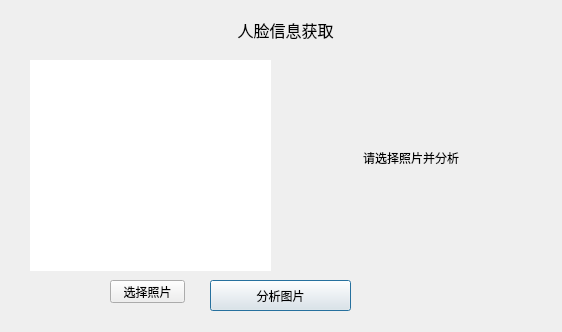
<?xml version="1.0" encoding="UTF-8"?>
<ui version="4.0">
 <class>Dialog</class>
 <widget class="QDialog" name="Dialog">
  <property name="geometry">
   <rect>
    <x>0</x>
    <y>0</y>
    <width>562</width>
    <height>332</height>
   </rect>
  </property>
  <property name="minimumSize">
   <size>
    <width>562</width>
    <height>332</height>
   </size>
  </property>
  <property name="maximumSize">
   <size>
    <width>562</width>
    <height>332</height>
   </size>
  </property>
  <property name="windowTitle">
   <string>Dialog</string>
  </property>
  <property name="styleSheet">
   <string notr="true">font: 9pt &quot;黑体&quot;;</string>
  </property>
  <widget class="QLabel" name="label">
   <property name="geometry">
    <rect>
     <x>210</x>
     <y>10</y>
     <width>151</width>
     <height>41</height>
    </rect>
   </property>
   <property name="text">
    <string>&lt;html&gt;&lt;head/&gt;&lt;body&gt;&lt;p align=&quot;center&quot;&gt;&lt;span style=&quot; font-size:12pt;&quot;&gt;人脸信息获取&lt;/span&gt;&lt;/p&gt;&lt;/body&gt;&lt;/html&gt;</string>
   </property>
  </widget>
  <widget class="QWidget" name="horizontalLayoutWidget">
   <property name="geometry">
    <rect>
     <x>30</x>
     <y>60</y>
     <width>501</width>
     <height>211</height>
    </rect>
   </property>
   <layout class="QHBoxLayout" name="horizontalLayout">
    <property name="spacing">
     <number>20</number>
    </property>
    <property name="leftMargin">
     <number>0</number>
    </property>
    <property name="topMargin">
     <number>0</number>
    </property>
    <property name="rightMargin">
     <number>0</number>
    </property>
    <property name="bottomMargin">
     <number>0</number>
    </property>
    <item>
     <widget class="QLabel" name="label_3">
      <property name="styleSheet">
       <string notr="true">background-color: rgb(255, 255, 255);
</string>
      </property>
      <property name="text">
       <string>&lt;html&gt;&lt;head/&gt;&lt;body&gt;&lt;p align=&quot;center&quot;&gt;&lt;br/&gt;&lt;/p&gt;&lt;/body&gt;&lt;/html&gt;</string>
      </property>
     </widget>
    </item>
    <item>
     <widget class="QLabel" name="label_2">
      <property name="text">
       <string>&lt;html&gt;&lt;head/&gt;&lt;body&gt;&lt;p align=&quot;center&quot;&gt;请选择照片并分析&lt;br/&gt;&lt;/p&gt;&lt;/body&gt;&lt;/html&gt;</string>
      </property>
     </widget>
    </item>
   </layout>
  </widget>
  <widget class="QPushButton" name="pushButton">
   <property name="geometry">
    <rect>
     <x>210</x>
     <y>280</y>
     <width>141</width>
     <height>31</height>
    </rect>
   </property>
   <property name="text">
    <string>分析图片</string>
   </property>
  </widget>
  <widget class="QPushButton" name="pushButton_2">
   <property name="geometry">
    <rect>
     <x>110</x>
     <y>280</y>
     <width>75</width>
     <height>23</height>
    </rect>
   </property>
   <property name="text">
    <string>选择照片</string>
   </property>
  </widget>
 </widget>
 <resources/>
 <connections/>
</ui>
